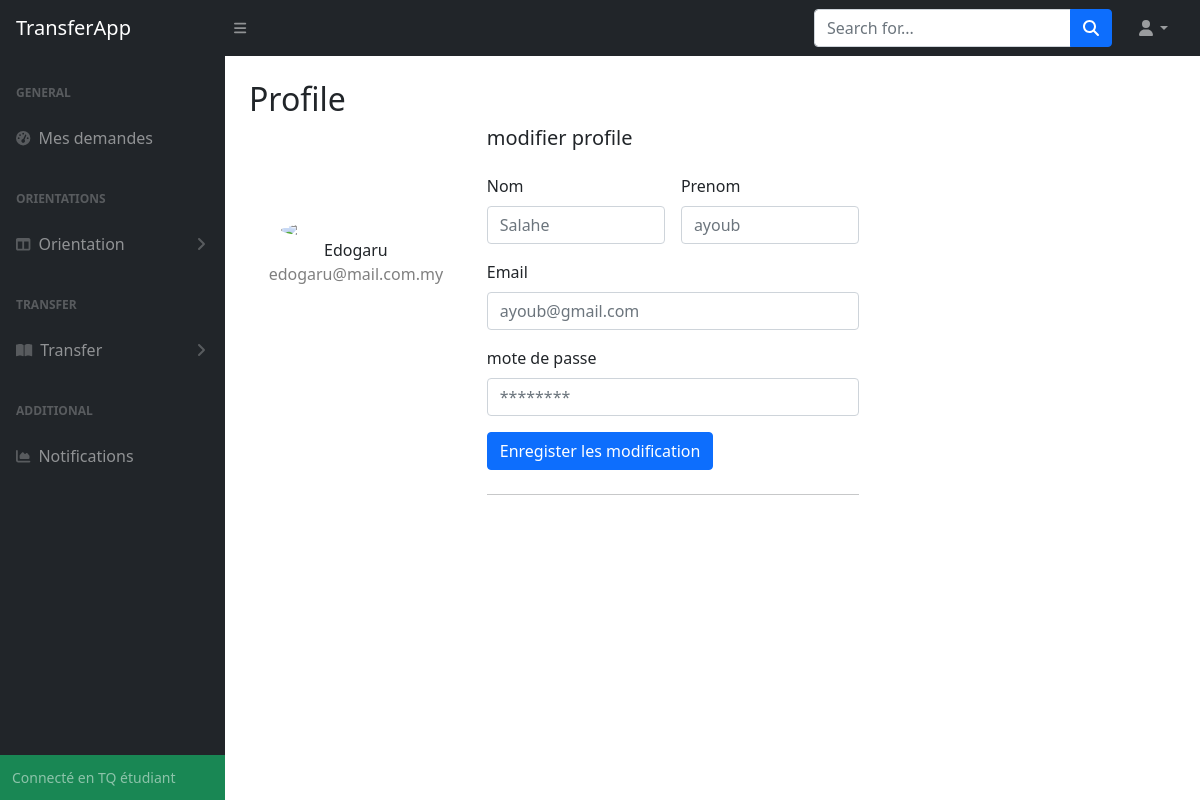
The app's page /etudiant/profile (signed in) with its own data.
### tables this page shows
CREATE TABLE "etudiant" (
	"matricule"	INTEGER NOT NULL,
	"email"	TEXT NOT NULL,
	"password"	TEXT NOT NULL,
	"nom"	TEXT NOT NULL,
	"prenom"	TEXT NOT NULL,
	"telephone"	TEXT NOT NULL,
	"sexe"	TEXT NOT NULL,
	"date_naissance"	TEXT NOT NULL,
	PRIMARY KEY("matricule")
);

### App.py (the view)
@app.route('/etudiant/profile')
def studentProfile():
    if session.get("email") != None:
        StudentInfo = db.getStudentInfoByEmail(session.get("email"))
        db.closeConnection()
        return render_template('etudiant/profile.html', StudentInfo = StudentInfo)
    return redirect(url_for('login'))

### database_api.py (called while the page is built)
def closeConnection():
    print("closing connection...")
    con.close

def getStudentInfoByEmail(email):
    try:
        cursor.execute('select * from etudiant where email=:email',{'email':email})
    except Error as e:
        print(e)
        return None
    else:
        res = cursor.fetchone()
        return res

### templates/etudiant/profile.html (shortened to what this page needs)
{% extends "etudiant/base.html" %}
{% block content %}
<main>
    <div class="container-fluid px-4">
        <h2 class="mt-4">Profile</h2>
        <div class="row">
            <div class="col-md-3 border-right">
                <div class="d-flex flex-column align-items-center text-center p-3 py-5"><img class="rounded-circle mt-5" width="150px" src="https://st3.depositphotos.com/15648834/17930/v/600/depositphotos_179308454-stock-illustration-unknown-person-silhouette-glasses-profile.jpg"><span class="font-weight-bold">Edogaru</span><span class="text-black-50">edogaru@mail.com.my</span></div>
            </div>
            <div class="col-md-5 border-right">
                <form class="row g-3" method="post" action="{{url_for('EditProfile')}}">
                    <h5>modifier profile</h5>
                    <div class="col-md-6">
                      <label for="nom" class="form-label">Nom</label>
                      <input name="nom" type="text" class="form-control" id="nom" placeholder="{{StudentInfo[3]}}">
                    </div>
                    <div class="col-md-6">
                      <label for="prenom" class="form-label">Prenom</label>
                      <input name="prenom" type="text" class="form-control" id="prenom" placeholder="{{StudentInfo[4]}}">
                    </div>
                    <div class="col-12">
                      <label for="inputEmail4" class="form-label">Email</label>
                      <input name="email" type="email" class="form-control" id="inputEmail4" placeholder="{{StudentInfo[1]}}">
                    </div>
                    <div class="col-12">
                      <label for="inputPassword4" class="form-label">mote de passe</label>
                      <input name="password" type="password" class="form-control" id="inputPassword4" placeholder="********">
                    </div>
                    <div class="col-12">
                      <button type="submit" class="btn btn-primary">Enregister les modification</button>
                    </div>
                </form>
                <hr class="my-4">
            </div>
        </div>
    </div>
</main>
{% endblock content %}

### records on screen
etudiant: nom "Salahe", prenom "ayoub", email "ayoub@gmail.com"
